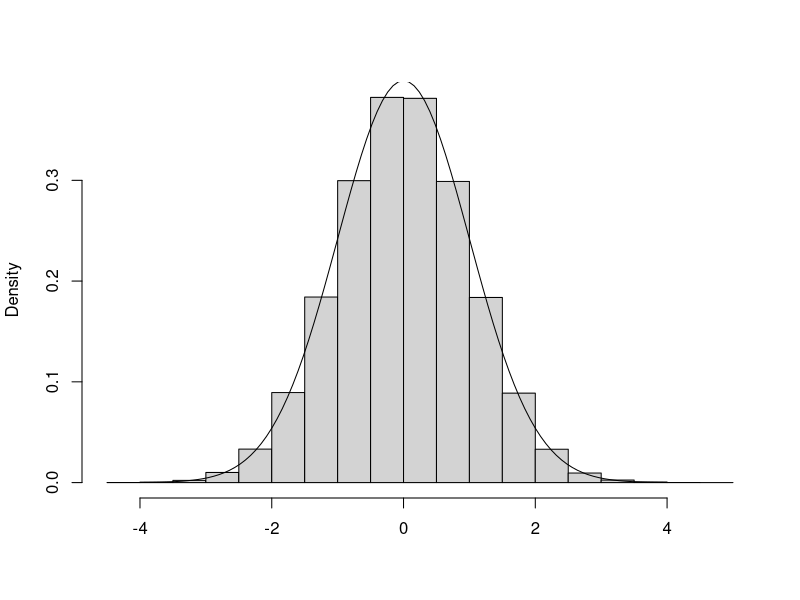
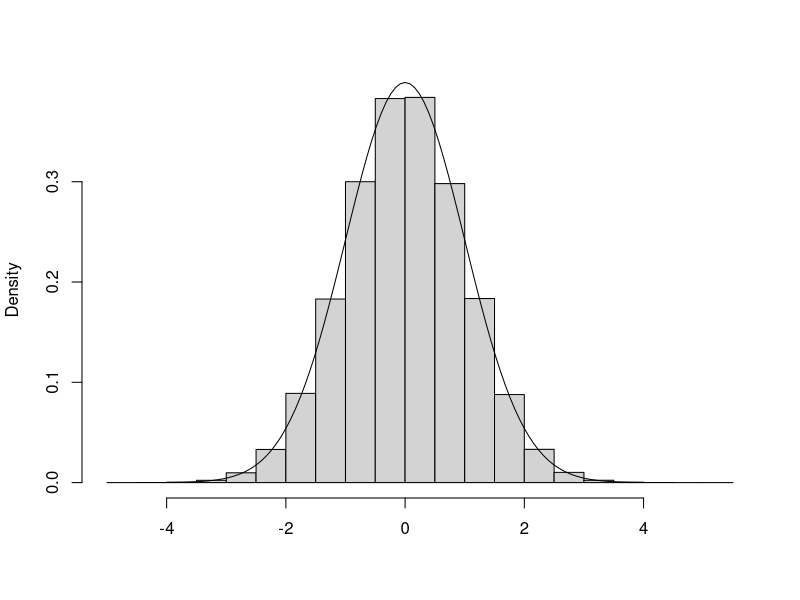
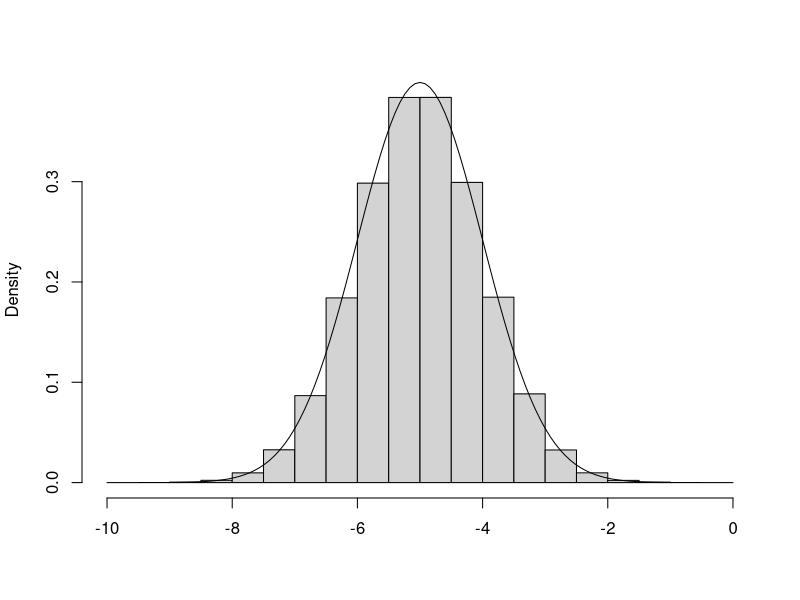

Write R code to recreate these figures, in order. (Note: this script raises an error after producing the figures.)
## ---- chunk 1
adjacent <- function(init, n)
  { k <- length(init)
  tot <-0 #total number of 1 s
  new <-c(2, init,2) # pad sequence at the ends 
  for(i in 1:n){
  index <- 1 +sample(1:k,1)
  newbit <- 0 + !new[index]
  if (newbit==0) { 
    new[index] <- 0
  tot <- tot+sum(new) 
  next} else {
    if(new[index-1]==1 | new[index+1]==1){ #checking the neighbors
      tot <- tot + sum(new)
      next} else {new[index] <- 1}
     tot <- tot + sum(new)}
  }
  
  tot/n- 4 }

## ---- chunk 2
m <- 100
init <- rep(0,m)  # Start at sequence of all 0s
adjacent(init,100000)
## ---- chunk 3
powerlaw.sim <- function(n){
  simlist <- numeric(n)
  #Initialize the first element as 2
  simlist[1] <- 2
  for (i in 2:n){
    
    if(simlist[i-1]==1){
    #Deal out cases where an entry is 1  
    p <- (0.5)^(2.5)
    #Here we sample from a binary setting since it is more simple
    b1 <- sample(c(1,2),1,prob=c(1-p,p))
    simlist[i] <- b1 
    } else {
      #Here we sample from cts uniform instead of discrete var to
      #1. to show there are different ways to "flip a coin" with a p
        U1 <- runif(1)
        if(U1<=0.5){
          simlist[i] <- simlist[i-1]-1}
        else {
          pi <- (i/(i+1))^(1.5)
          U2 <- runif(1)
          if(U2 <= pi){
            simlist[i] <- simlist[i-1]+1
          } else{
            simlist[i] <- simlist[i-1]
          }
        }
        }
  }
  tab <- table(simlist)/n
  return(tab)
  }

## ---- chunk 4
MHrnorm  <- function(n, epsilon, mu=0, sig=1){ 
  #you simulate standard normal random variable 
  #n is your number of trials
  simlist <- rep(0, n)
 
  state <- 0
  for(i in 2:n){
    t <- runif(1, min=state-epsilon, max=state+epsilon)
    acc <- exp(-((t-mu)^2-(state-mu)^2)/(2*sig))
    if(runif(1)<acc){
      state <- t
    }
    simlist[i] = state
  }
  return(simlist)
}
## ---- chunk 5
example <- MHrnorm(1000000, 1)

hist(example,xlab="",main="",prob=T)
curve(dnorm(x),-4,4,add=T)
## ---- chunk 6
example[99995:100000]
## ---- chunk 7
example2 <- MHrnorm(1000000, 5)

hist(example2,xlab="",main="",prob=T)
curve(dnorm(x),-4,4,add=T)
## ---- chunk 8

hist(MHrnorm(1000000, 5, -5),xlab="",main="",prob=T)
curve(dnorm(x, mean=-5),-9,-1,add=T)
## ---- chunk 9
#Now suppose we want to sample from Gamma(2.5, 1)
#\pi(x) = \frac{1}{\Gamma(2.5)} x^{2.5-1}exp(-x/1)
#choose the normal distribution as our propose dist q(x,z)
#We could use what we coded but might be computationally too inefficient
#Z = |Y| and Y|x_t \sim N(x_t, \sigma)
#a(x_t, z) = min{1, \frac{\pi(z) q(z, x_t)}{\pi(x_t) q(x_t,z)}} 
# Normal is a symmetric density thus q(z, x_t) = q(x_t,z)
# So it reduces into min{1, \frac{\pi(z) }{\pi(x_t) }}
#= min{1,   z^{2.5-1}exp(-z/1)/x_t^{2.5-1}exp(-x_t/1) }
#Sample U ~ uniform(0, 1)
# if u \leq a(x_t, z) set the next state as z
#otherwise stay at x_t
MHGamma <- function(N, alpha=2.5, beta=1, sig=1){
  simlist <- numeric(N)
  simlist[1] = 0
  for(i in 2:N){
    x <- simlist[i-1]
    z <- abs(rnorm(1, mean=x, sd))
    acc <- min(1, (z^(alpha-1)*exp(-z/beta))/(x^(alpha-1)*exp(-x/beta)))
    if (runif(1)< acc){
      simlist[i] = z
    }
    else{
      simlist[i] = x
    }
    
  }
  return(simlist)
}

## ---- chunk 10
X <- MHGamma(10000)
par(mar=c(4,4,2,0))
plot(X,type="s",xlab="t",ylab="X",main='Trace plot')
par(mar=c(4,4,2,0))
hist(X,br=seq(0,12,by=0.25),xlab="t",main="",col="black",border="white",ylim=range(0,800))
xv<-seq(0,12,by=0.01)
yv<-dgamma(xv,2.5)
lines(xv,yv*10000*0.25,col="red",lwd=2)
par(mar=c(4,4,2,0))
acf(X,lag.max=100,main='');
title("Autocorrelation for MH sampler",line=1)
## ---- chunk 11
X.1 <- MHGamma(10000, sig=0.1)
par(mar=c(4,4,2,0))
plot(X.1,type="s",xlab="t",ylab="X",main='Trace plot')
par(mar=c(4,4,2,0))
hist(X.1,br=seq(0,12,by=0.25),xlab="t",main="",col="black",border="white",ylim=range(0,800))
xv<-seq(0,12,by=0.01)
yv<-dgamma(xv,2.5)
lines(xv,yv*10000*0.25,col="red",lwd=2)
par(mar=c(4,4,2,0))
acf(X.1,lag.max=100,main='');
title("Autocorrelation for MH sampler",line=1)
## ---- chunk 12
X.2 <- MHGamma(10000, sig=5)
par(mar=c(4,4,2,0))
plot(X.2,type="s",xlab="t",ylab="X",main='Trace plot')
par(mar=c(4,4,2,0))
hist(X.2,br=seq(0,12,by=0.25),xlab="t",main="",col="black",border="white",ylim=range(0,800))
xv<-seq(0,12,by=0.01)
yv<-dgamma(xv,2.5)
lines(xv,yv*10000*0.25,col="red",lwd=2)
par(mar=c(4,4,2,0))
acf(X.2,lag.max=100,main='');
title("Autocorrelation for MH sampler",line=1)
## ---- chunk 13
#5.7
MHbinom <- function(N, n, p){
  simlist <- numeric(N)
  for(k in 2:N){
     i = simlist[k-1]
     j = sample(0:n,1)
     
     acc <- min(1,choose(n, j)/choose(n, i) * p^(j-i)*(1-p)^(i-j))
     
     if (runif(1)<acc){
       simlist[k] = j
     } else{
       simlist[k] = i
     }
     
  }
  
  return(simlist)
  
}
  
## ---- chunk 14
simbinom <- MHbinom(1000000, 4, 0.25)
hist(simbinom,breaks=seq(0,4,by=1), xlab="",main="",prob=T)
xref <- seq(0,4,by = 1)
yref <- dbinom(xref,4,0.25)
points(xref,yref,col="green")
## ---- chunk 15
#5.20 - function version
MHPoisson <- function(N, lambda, p){
  # We sample from Poisson random variable with mean lambda
  # We propose geometric distribution with proportion p
  # We use the success definition of geometric distribution
  # P(X=k; p) = (1-p)^(k-1)p
  
  simlist <- numeric(N)
  simlist[1] <- 1 # we assume a positive integer state space
  
  for(k in 2:N){
    i = simlist[k-1]
    j = rgeom(1, p)+1
    
    acc <- lambda^(j-i)*(factorial(i)/factorial(j))*(1-p)^(i-j)
    
    if(runif(1) < acc){
      simlist[k] = j
      
    } else {
      simlist[k] = i
    }
    
  }
  return(simlist)
}
## ---- chunk 16
simlistPois <- MHPoisson(1000000, 3, 1/3)

xref <- min(simlistPois):max(simlistPois)
yref <- dpois(xref,3)/(1-exp(-3))

hist(simlistPois, breaks=seq(0,14,by=1) ,xlab="",main="",freq=F)
points(xref,yref,col="red")
## ---- chunk 17
sum(MHPoisson(1000000, 3, 1/3))/1000000
